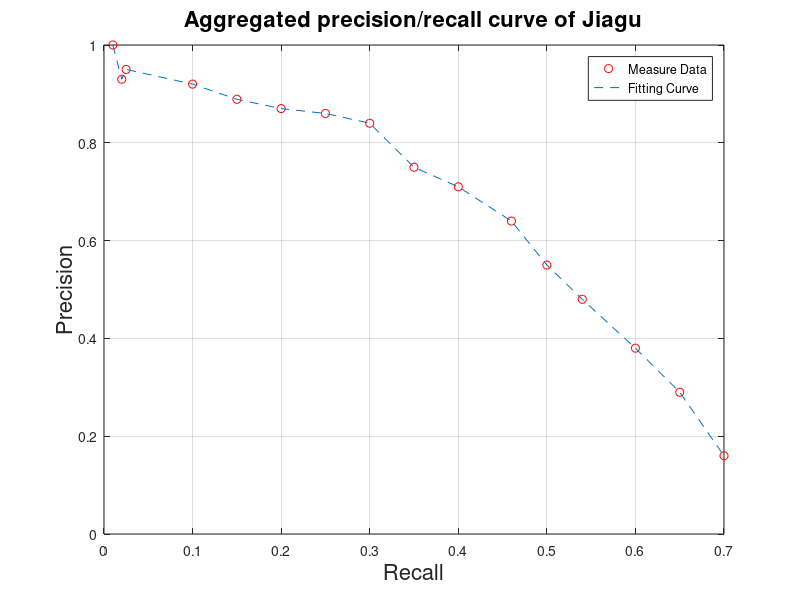

This chart was generated by the following MATLAB code:
x = [0.01 0.02 0.025 0.1	0.15  0.2	0.25 0.3	0.35 0.4	0.46	0.5		0.54	0.6		0.65	0.7];
y =	[1    0.93 0.95  0.92	0.889 0.87	0.86	 0.84	0.75 0.71	0.64	0.55	0.48	0.38	0.29	0.16];

plot(x, y, 'or', x, y, '--');
%hold on;

%legend('Variation tendency');
legend('Measure Data', 'Fitting Curve');

%axes('linewidth',1, 'box', 'on', 'FontSize',16);
title("Aggregated precision/recall curve of Jiagu", 'FontSize', 16);
xlabel('Recall','FontSize',16);
ylabel("Precision", 'FontSize',16);
grid on;
hold on;